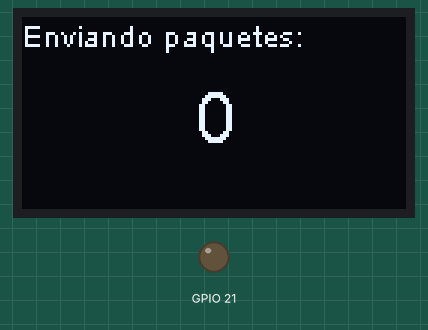
The sketch below on a simulated ESP8266 (NodeMCU). Shown: 128×64 one-colour display, output pins drawn as LEDs (lit = HIGH).

Above: at 0.2 s.
At 4.2 s:
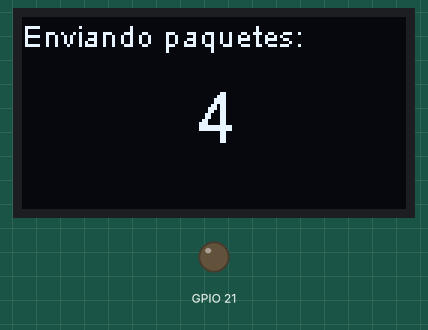
At 9.3 s:
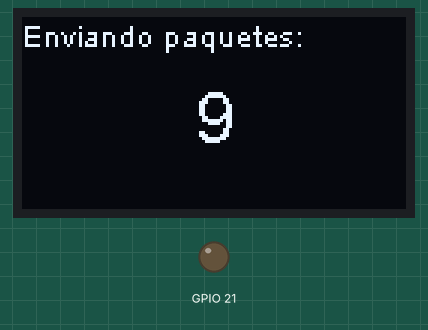
At 19.4 s:
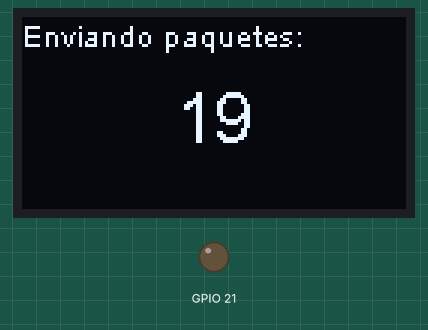
At 28.6 s:
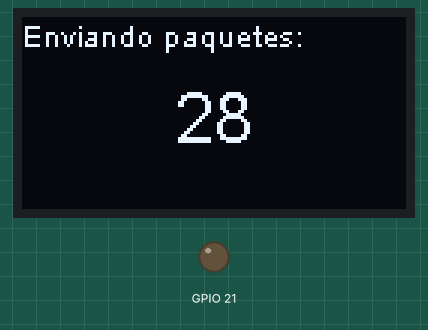
At 38.7 s:
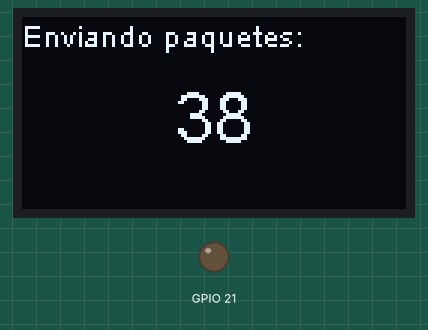

Measured:
- what the display in image 0 shows lasts 1.0 s, from 0.1 s to 1.1 s

The sketch:

OLED_Counter.ino
```cpp
#include <Wire.h>
#include "HT_SSD1306Wire.h"

SSD1306Wire  display(0x3c, 500000, SDA_OLED, SCL_OLED, GEOMETRY_128_64, RST_OLED); // addr, freq, i2c group, resolution, rst

int counter = 0;

void setup() {
  Serial.begin(115200);
  Serial.println();
  Serial.println();
  VextON();
  delay(100);

  // Inicializar el display
  display.init();

  // Establecer la fuente que usaremos
  display.setFont(ArialMT_Plain_10);
}

void VextON(void) {
  pinMode(Vext, OUTPUT);
  digitalWrite(Vext, LOW);
}

void loop() {
  // Limpiar la pantalla
  display.clear();

  // Mostrar el texto en la parte superior
  display.setTextAlignment(TEXT_ALIGN_LEFT);
  display.setFont(ArialMT_Plain_10);
  display.drawString(0, 0, "Enviando paquetes:");

  // Cambiar la fuente para el contador
  display.setFont(ArialMT_Plain_24);

  // Mostrar el valor del contador más abajo
  display.setTextAlignment(TEXT_ALIGN_CENTER);
  display.drawString(display.width()/2, display.height()/2 - 12, String(counter));

  // Actualizar el display
  display.display();

  // Incrementar el contador
  counter++;

  // Esperar un segundo antes de actualizar el valor
  delay(1000);
}
```
